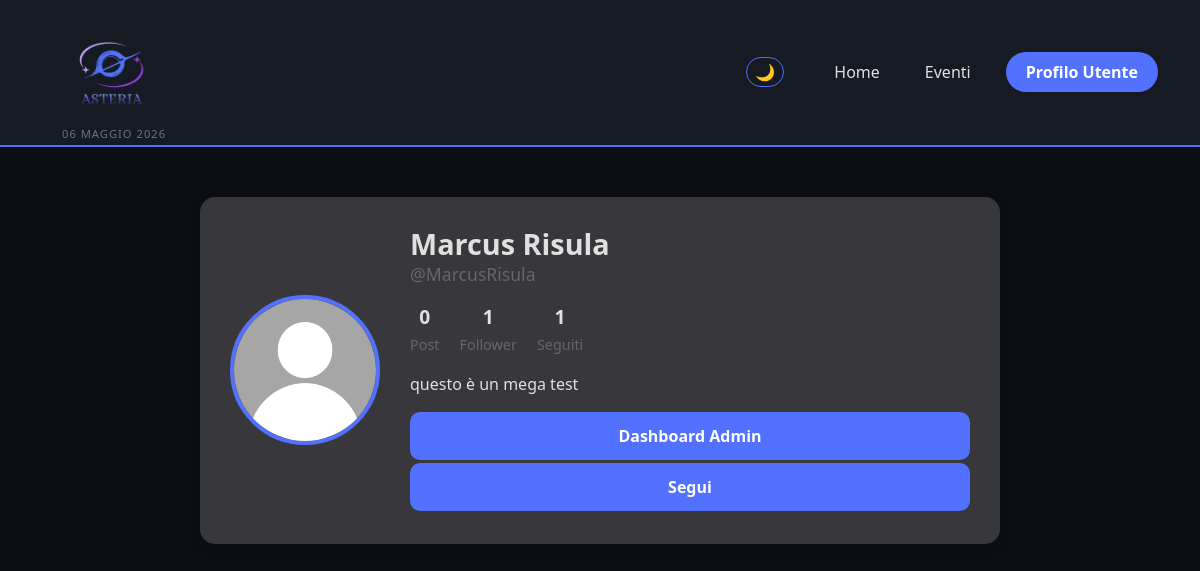
The page /Profilo.php?user=MarcusRisula (signed in) on the database its author committed.
### tables this page shows
CREATE TABLE `utenti` (
  `Nome` varchar(15) NOT NULL,
  `Cognome` varchar(15) NOT NULL,
  `NomeUtente` varchar(15) NOT NULL,
  `DataNascita` date DEFAULT NULL,
  `Foto` varchar(300) NOT NULL DEFAULT 'Utente.png',
  `Descrizione` varchar(200) DEFAULT NULL,
  `NumPost` int(5) DEFAULT 0,
  `Password` varchar(100) NOT NULL,
  `Livello` int(2) NOT NULL DEFAULT 1
);

### Profilo.php (the view, shortened to what this page needs)
<!DOCTYPE html>
<?php
	include "Connessione.php";
	$NomeUtente = $_SESSION['user'];
	if(isset($_GET['user'])){
		$userPagina = $_GET['user'];
	}
	$livello = $_SESSION['livello'];
	$accesso=$_SESSION['accesso'];
	if($accesso!= 1){
	    header("location: Index.php");
	}
	else{
?>
<html lang="it">
<head>
    <link href="https://cdn.jsdelivr.net/npm/bootstrap@5.3.3/dist/css/bootstrap.min.css" rel="stylesheet">
    <link rel="stylesheet" href="StileProfilo.css">
</head>
<body>
	<nav class="navbar navbar-expand-lg sticky-top">
    <div class="container">
        <a class="navbar-brand d-flex align-items-center" href="#">
            <div class="d-flex flex-column">
				<a href="Asteria.php">
                	<img src="LogoTrasparente.png" alt="Asteria Logo" class="logo-img mb-1">
				</a>
                <small id="current-date" class="text-secondary ms-1" style="font-size: 0.7rem; letter-spacing: 1px;"></small>
            </div>
        </a>
        <div class="collapse navbar-collapse" id="navbarNav">
            <ul class="navbar-nav ms-auto align-items-center">
                <li class="nav-item theme-switch-wrapper">
                    <button id="theme-toggle"> </button>
                </li>
                <li class="nav-item"><a class="nav-link px-3" href="Asteria.php">Home</a></li>
                <li class="nav-item"><a class="nav-link px-3" href="#">Eventi</a></li>
                <li class="nav-item ms-lg-2">
                	<?php
                	if($NomeUtente == $userPagina){
                	?>
                    <button class="btn btn-custom rounded-pill fw-bold" onclick="location.href='logout.php'">Logout</button>
                    <?php
                	}else{
                	?>
                	<button class="btn btn-custom rounded-pill fw-bold" onclick="location.href='Profilo.php?user=<?=$NomeUtente?>'">Profilo Utente</button>
                	<?php
                	}
                	?>
                </li>
            </ul>
        </div>
    </div>
</nav>
<div class="container">
	<?php
		if(isset($userPagina)){
			try{
				$connessione = new PDO("mysql:host=$host;dbname=$db", $user, $password);
	        	$sql= "SELECT Nome, Cognome, NomeUtente, Descrizione, NumPost, Foto, (SELECT COUNT(Seguente) FROM follow WHERE Seguente=?) AS Seguiti, (SELECT COUNT(Seguito) FROM follow WHERE Seguito=?) AS Follower
	            		FROM utenti
	           			WHERE NomeUtente=?";
	        $preparata = $connessione->prepare($sql);
	        $preparata->execute([$userPagina, $userPagina, $userPagina]);
	        if($preparata->rowCount() > 0){
	            $ris = $preparata->fetchAll(PDO::FETCH_ASSOC);
	            foreach ($ris as $riga) {
	            	?>
	            <div class="profile-container">
	                <div class="profile-header">
	                    <img src="UploadProfili/<?=$riga['Foto'] ?>" class="profile-pic" alt="Foto Profilo">
	                    <div class="user-info">
	                        <h2><?= htmlspecialchars($riga['Nome'] . " " . $riga['Cognome']) ?></h2>
	                        <p class="username">@<?=$riga['NomeUtente'] ?></p>
	                        <div class="stats">
	                            <div class="stat-item">
	                                <span class="stat-value"><?= $riga['NumPost'] ?? 0 ?></span>
	                                <span class="stat-label">Post</span>
	                            </div>
	                            <div class="stat-item">
	                                <a href="elencoFollower.php?user=<?=$userPagina?>"><span class="stat-value" id="count-follower"><?= $riga['Follower'] ?></span></a>
	                                <span class="stat-label">Follower</span>
	                            </div>
	                            <div class="stat-item">
	                                <a href="elencoSeguiti.php?user=<?=$userPagina?>"><span class="stat-value" id="count-seguiti"><?= $riga['Seguiti'] ?></span></a>
	                                <span class="stat-label">Seguiti</span>
	                            </div>
	                        </div>
	                        <p class="mt-3"><?= $riga['Descrizione'] ?></p>
	        <?php
				}
			}
			} catch(PDOException $e){
				die("Errore nella gestione del database $db: " . $e->getMessage());
			}
			if($NomeUtente != $userPagina && $livello == 0){
			?>
				<button class="btn-follow fw-bold" onclick="location.href='ModificaAdmin.php?user=<?=$userPagina?>'">Dashboard Admin</button>
			<?php
			} if($NomeUtente == $userPagina){
			?>
				<button class="btn-follow fw-bold" onclick="location.href='ModificaProfilo.php'">Modifica Profilo</button>
			<?php
			} else {
				try{
					$connessione = new PDO("mysql:host=$host;dbname=$db", $user, $password);
					$sql = "SELECT * FROM follow WHERE Seguente = ? AND Seguito = ?";
					$preparata = $connessione->prepare($sql);
	        		$preparata->execute([$NomeUtente, $userPagina]);
					if($preparata->rowCount() > 0) {
						$testo = "Seguito";
						$classe = "seguito-attivo";
					} else {
						$testo = "Segui";
						$classe = "";
					}
				} catch(PDOException $e){
					die("Errore nella gestione del database $db: " . $e->getMessage());
				}
			?>
				<button class="btn-follow fw-bold <?= $classe ?>" id="segui" data-user="<?= $userPagina ?>" data-follower="<?= $NomeUtente ?>">
					<?= $testo ?>
				</button>
			<?php
			}
			?>
	            </div>
	        </div>
	    </div>
</div>
</body>
</html>
<?php
	}
}
?>

### StileProfilo.css (style rules this page uses)
:root { --bg-color: #f0f2f5; --text-color: #1c1e21; --navbar-bg: #f8f9fa; --card-bg: #ffffff; --user-bg: #ffffff; --primary-color: #9370DB; --accent-color: #5271FF; --border-color: #dee2e6; }
[data-theme="dark"] { --bg-color: #0b0e14; --text-color: #e0e0e0; --navbar-bg: #161a23; --card-bg: #1a1d24; --user-bg: #38373b; --primary-color: #5271FF; --accent-color: #9370DB; --border-color: #333333; }
body { background-color: var(--bg-color); font-family: 'Segoe UI', Tahoma, Geneva, Verdana, sans-serif; color: var(--text-color); transition: all 0.3s ease; }
a { color: var(--text-color); text-decoration: none; }
.btn-custom { background-color: var(--primary-color); border: 2px solid var(--primary-color); border: none; color: white; padding: 8px 20px; transition: all 0.3s ease; }
.btn-follow { background-color: var(--primary-color); border: 2px solid var(--primary-color); white-space: nowrap; border-radius: 10px; color: white; transition: all 0.3s ease; display: block; width: 100%; padding: 10px 20px; margin-bottom: 3px; }
.theme-switch-wrapper { display: flex; align-items: center; margin-right: 15px; }
#theme-toggle { cursor: pointer; padding: 2px 8px; border-radius: 20px; border: 1px solid var(--primary-color); background: transparent; color: var(--text-color); font-size: 0.75rem; font-family: 'Segoe UI', Tahoma, Geneva, Verdana, sans-serif; font-weight: bold; font-size: 1rem; transition: all 0.3s ease; }
.profile-container { max-width: 800px; margin: 50px auto; background: var(--user-bg); border-radius: 15px; box-shadow: 0 4px 12px rgba(0, 0, 0, 0.1); overflow: hidden; transition: all 0.3s ease; }
.profile-header { padding: 30px; display: flex; align-items: center; gap: 30px; }
.profile-pic { width: 150px; height: 150px; flex-shrink: 0; object-fit: cover; border-radius: 50%; border: 4px solid var(--primary-color); }
.user-info h2 { margin: 0; font-weight: 700; font-size: 1.8rem; }
.user-info { width: 100%; }
.username { color: #65676b; font-size: 1.1rem; margin-bottom: 15px; }
.stats { display: flex; gap: 20px; margin-top: 10px; }
.stat-item { text-align: center; }
.stat-value { display: block; font-weight: bold; font-size: 1.2rem; }
.stat-label { color: #65676b; font-size: 0.9rem; }
.navbar { padding-top: 2px !important; padding-bottom: 2px !important; background-color: var(--navbar-bg) !important; border-bottom: 2px solid var(--primary-color); transition: all 0.3s ease; }
.logo-img { width: 110px; height: auto; object-fit: contain; }
.nav-link { font-size: 1rem; padding-left: 10px !important; padding-right: 10px !important; color: var(--text-color) !important; transition: color 0.3s ease; }
.navbar-nav .nav-item { margin-left: 25px; }
.nav-item.ms-lg-2 { margin-left: 25px !important; }

### rows shown on the page
utenti: Foto (picture), Nome+Cognome "Marcus Risula", NomeUtente "MarcusRisula", NumPost "0", Follower "1", Seguiti "1", Descrizione "questo è un mega test"

### other values the page prints
$testo "Segui"
